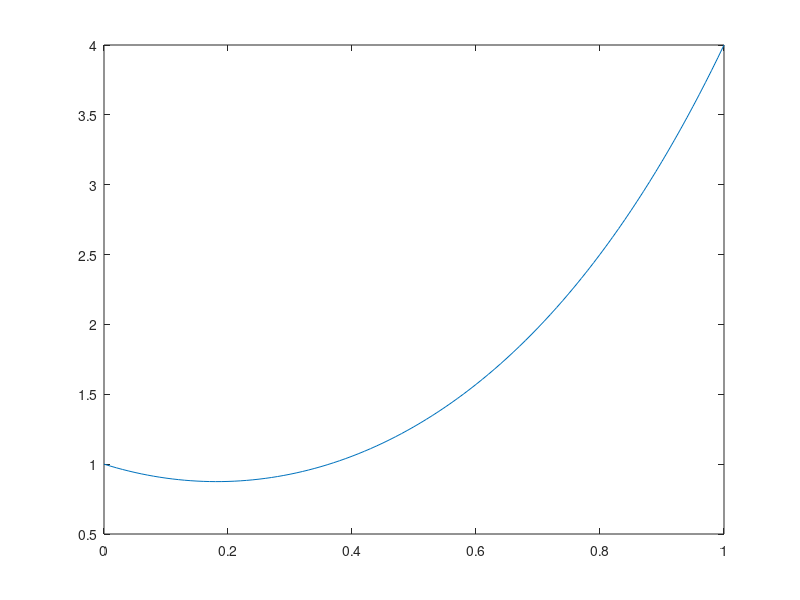

Here is the MATLAB script that generated this plot:
%%%%%%%%%%%%%%%%%%%%%%%%%%%%%%%%%%%%%%%%%%%%%%%%%%%%%%%%%%%%%%%%%%%%%%%%%%%%%%%%%%%%%%%%%%%%%%%%%%%%
% Daniel Wiese
% 16.323 - HW #3
%---------------------------------------------------------------------------------------------------
% Problem 1
%%%%%%%%%%%%%%%%%%%%%%%%%%%%%%%%%%%%%%%%%%%%%%%%%%%%%%%%%%%%%%%%%%%%%%%%%%%%%%%%%%%%%%%%%%%%%%%%%%%%

clear all;
close all;
clc;

A2 = (5-2*exp(2))/(exp(-2)-exp(2));
A1 = 2 - A2;

xoft = @(t) -1 + A1 * exp(2*t) + A2 * exp(-2*t);

t = linspace(0, 1, 101);

x = xoft(t);

figure(1)
plot(t, x);

%%%%%%%%%%%%%%%%%%%%%%%%%%%%%%%%%%%%%%%%%%%%%%%%%%%%%%%%%%%%%%%%%%%%%%%%%%%%%%%%%%%%%%%%%%%%%%%%%%%%
